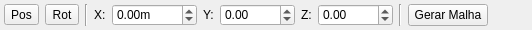
       <widget class="QWidget" name="widget_2" native="true">
        <property name="sizePolicy">
         <sizepolicy hsizetype="Preferred" vsizetype="Fixed">
          <horstretch>0</horstretch>
          <verstretch>0</verstretch>
         </sizepolicy>
        </property>
        <property name="minimumSize">
         <size>
          <width>0</width>
          <height>30</height>
         </size>
        </property>
        <property name="maximumSize">
         <size>
          <width>16777215</width>
          <height>30</height>
         </size>
        </property>
        <layout class="QHBoxLayout" name="horizontalLayout">
         <property name="margin">
          <number>4</number>
         </property>
         <item>
          <widget class="QToolButton" name="PositionButton">
           <property name="text">
            <string>Pos</string>
           </property>
          </widget>
         </item>
         <item>
          <widget class="QToolButton" name="RotationButton">
           <property name="text">
            <string>Rot</string>
           </property>
          </widget>
         </item>
         <item>
          <widget class="Line" name="line">
           <property name="orientation">
            <enum>Qt::Vertical</enum>
           </property>
          </widget>
         </item>
         <item>
          <widget class="QLabel" name="label">
           <property name="text">
            <string>X:</string>
           </property>
          </widget>
         </item>
         <item>
          <widget class="QDoubleSpinBox" name="position_X">
           <property name="enabled">
            <bool>true</bool>
           </property>
           <property name="keyboardTracking">
            <bool>true</bool>
           </property>
           <property name="suffix">
            <string>m</string>
           </property>
           <property name="decimals">
            <number>2</number>
           </property>
           <property name="minimum">
            <double>-1000.000000000000000</double>
           </property>
          </widget>
         </item>
         <item>
          <widget class="QLabel" name="label_2">
           <property name="text">
            <string>Y:</string>
           </property>
          </widget>
         </item>
         <item>
          <widget class="QDoubleSpinBox" name="position_Y">
           <property name="minimum">
            <double>-1000.000000000000000</double>
           </property>
          </widget>
         </item>
         <item>
          <widget class="QLabel" name="label_3">
           <property name="text">
            <string>Z:</string>
           </property>
          </widget>
         </item>
         <item>
          <widget class="QDoubleSpinBox" name="position_Z">
           <property name="acceptDrops">
            <bool>false</bool>
           </property>
           <property name="minimum">
            <double>-1000.000000000000000</double>
           </property>
          </widget>
         </item>
         <item>
          <widget class="Line" name="line_4">
           <property name="orientation">
            <enum>Qt::Vertical</enum>
           </property>
          </widget>
         </item>
         <item>
          <widget class="QPushButton" name="GerarMalha">
           <property name="text">
            <string>Gerar Malha</string>
           </property>
          </widget>
         </item>
         <item>
          <spacer name="horizontalSpacer">
           <property name="orientation">
            <enum>Qt::Horizontal</enum>
           </property>
           <property name="sizeHint" stdset="0">
            <size>
             <width>40</width>
             <height>20</height>
            </size>
           </property>
          </spacer>
         </item>
        </layout>
       </widget>
